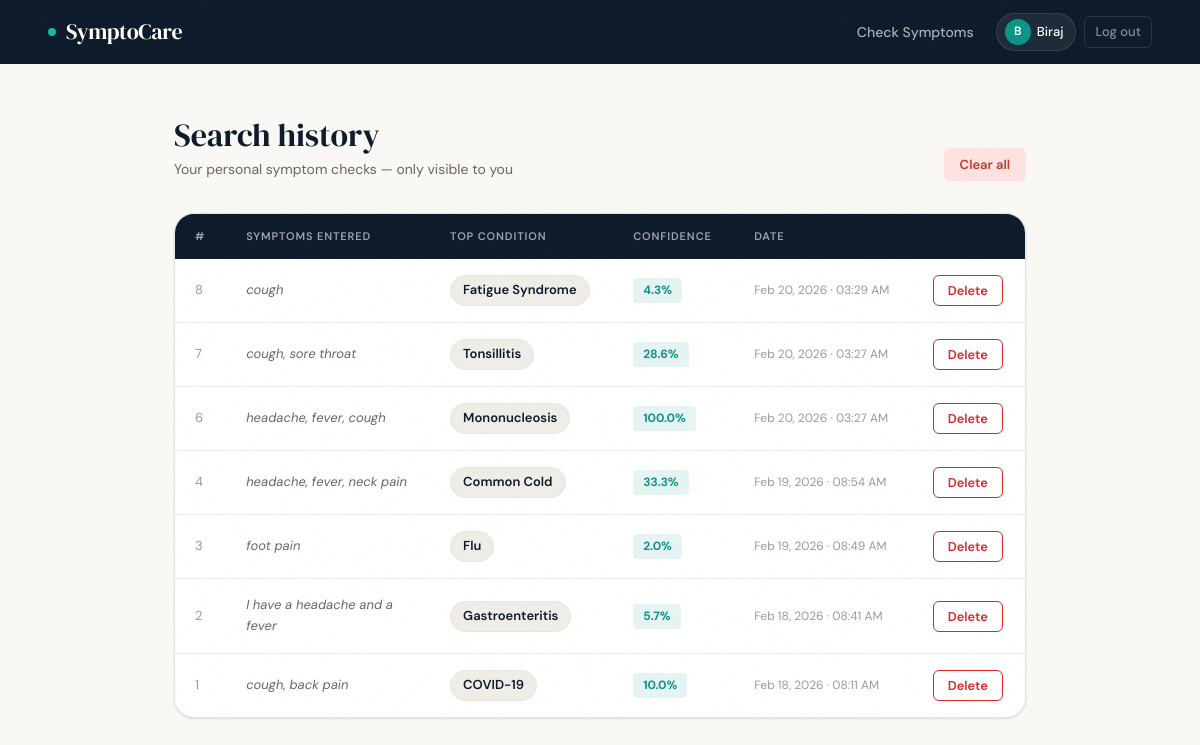
Page /history (signed in) on the earlier database version.
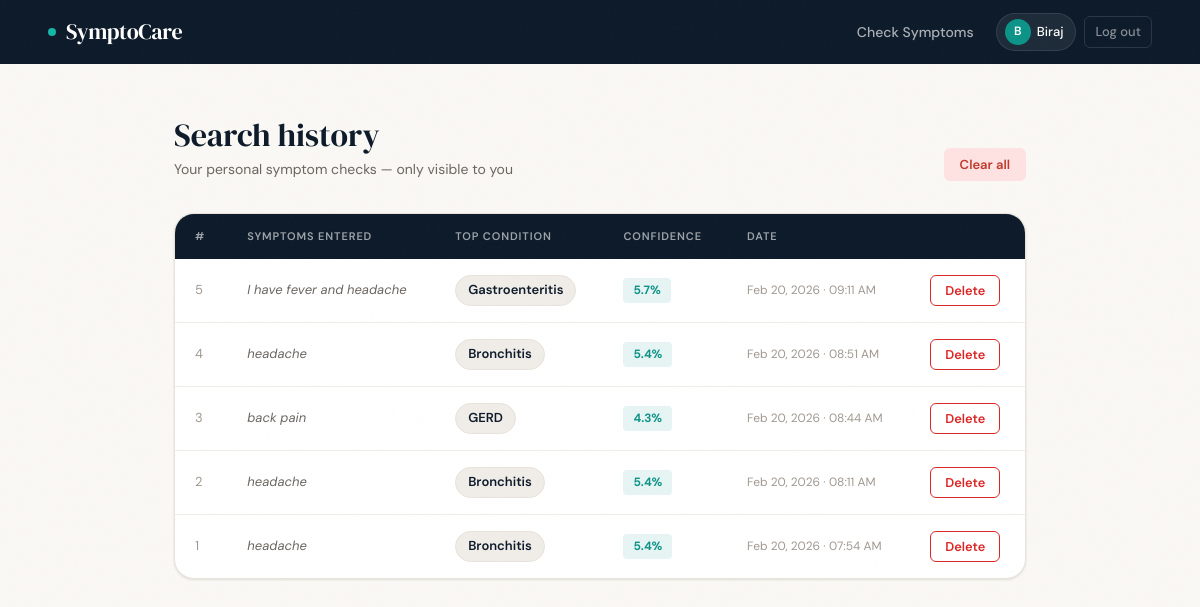
Same page on the later database version.
### app.py (models this page shows)
class SearchHistory(db.Model):
    __tablename__ = 'search_history'
    id             = db.Column(db.Integer, primary_key=True)
    user_id        = db.Column(db.Integer, db.ForeignKey('users.id'), nullable=True)
    symptoms       = db.Column(db.String(500), nullable=False)
    top_prediction = db.Column(db.String(200))
    confidence     = db.Column(db.Float)
    alternatives   = db.Column(db.Text)
    timestamp      = db.Column(db.DateTime, default=datetime.utcnow, index=True)
    def confidence_pct(self): return f"{self.confidence*100:.1f}%" if self.confidence else "N/A"

### app.py (the view)
@app.route("/history")
@login_required
def history():
    pg=request.args.get('page',1,type=int)
    searches=SearchHistory.query.filter_by(user_id=session['user_id']).order_by(SearchHistory.timestamp.desc()).paginate(page=pg,per_page=20,error_out=False)
    return render_template("history.html",searches=searches)

### app.py (called while the page is built)
def login_required(f):
    @wraps(f)
    def wrap(*a,**kw):
        if 'user_id' not in session: flash("Please log in.","warning"); return redirect(url_for('login'))
        return f(*a,**kw)
    return wrap

### templates/history.html (shortened to what this page needs)
<!DOCTYPE html>
<html lang="en">
<head>
  <link rel="stylesheet" href="{{ url_for('static', filename='style.css') }}">
</head>
<body>
  <nav class="navbar">
    <a href="{{ url_for('home') }}" class="navbar-brand" style="text-decoration:none;">
      <span class="dot"></span> SymptoCare
    </a>
    <div class="navbar-links">
      <a href="{{ url_for('predict') }}">Check Symptoms</a>
      <div class="navbar-user">
        <div class="avatar">{{ session.username[0].upper() }}</div>
        {{ session.username }}
      </div>
      <a href="{{ url_for('logout') }}" class="btn-logout">Log out</a>
    </div>
  </nav>
  <div class="history-layout">
    <div class="history-top">
      <div>
        <h1 style="font-size:32px;color:var(--navy);margin-bottom:4px;">Search history</h1>
        <p style="color:var(--text-muted);font-size:14px;">Your personal symptom checks — only visible to you</p>
      </div>
      {% if searches.items %}
      <form method="POST" action="{{ url_for('clear_history') }}" onsubmit="return confirm('Clear all history? This cannot be undone.');">
        <button type="submit" class="btn-danger">Clear all</button>
      </form>
      {% endif %}
    </div>
    {% if searches.items %}
    <div class="history-table-wrap">
      <table>
        <thead>
          <tr>
            <th>#</th>
            <th>Symptoms entered</th>
            <th>Top condition</th>
            <th>Confidence</th>
            <th>Date</th>
            <th></th>
          </tr>
        </thead>
        <tbody>
          {% for r in searches.items %}
          <tr>
            <td style="color:var(--text-light);font-size:13px;">{{ r.id }}</td>
            <td class="td-symptoms">{{ r.symptoms }}</td>
            <td><span class="disease-pill">{{ r.top_prediction or '—' }}</span></td>
            <td><span class="conf-badge">{{ r.confidence_pct() }}</span></td>
            <td class="td-time">{{ r.timestamp.strftime('%b %d, %Y · %I:%M %p') }}</td>
            <td>
              <form method="POST" action="{{ url_for('delete_history', rid=r.id) }}" onsubmit="return confirm('Delete this record?');">
                <button type="submit" class="btn-danger-sm">Delete</button>
              </form>
            </td>
          </tr>
          {% endfor %}
        </tbody>
      </table>
    </div>
    {% endif %}
  </div>
</body>
</html>

Differences in the rows shown:
removed SearchHistory: id "8", symptoms "cough", top_prediction "Fatigue Syndrome", confidence_pct "4.3%", timestamp "Feb 20, 2026 · 03:29 AM"
removed SearchHistory: id "7", symptoms "cough, sore throat", top_prediction "Tonsillitis", confidence_pct "28.6%", timestamp "Feb 20, 2026 · 03:27 AM"
removed SearchHistory: id "6", symptoms "headache, fever, cough", top_prediction "Mononucleosis", confidence_pct "100.0%", timestamp "Feb 20, 2026 · 03:27 AM"
added SearchHistory: id "5", symptoms "I have fever and headache", top_prediction "Gastroenteritis", confidence_pct "5.7%", timestamp "Feb 20, 2026 · 09:11 AM"
changed SearchHistory id 4: symptoms "headache, fever, neck pain" → "headache"; top_prediction "Common Cold" → "Bronchitis"; confidence_pct "33.3%" → "5.4%"; timestamp "Feb 19, 2026 · 08:54 AM" → "Feb 20, 2026 · 08:51 AM"
changed SearchHistory id 3: symptoms "foot pain" → "back pain"; top_prediction "Flu" → "GERD"; confidence_pct "2.0%" → "4.3%"; timestamp "Feb 19, 2026 · 08:49 AM" → "Feb 20, 2026 · 08:44 AM"
changed SearchHistory id 2: symptoms "I have a headache and a fever" → "headache"; top_prediction "Gastroenteritis" → "Bronchitis"; confidence_pct "5.7%" → "5.4%"; timestamp "Feb 18, 2026 · 08:41 AM" → "Feb 20, 2026 · 08:11 AM"
changed SearchHistory id 1: symptoms "cough, back pain" → "headache"; top_prediction "COVID-19" → "Bronchitis"; confidence_pct "10.0%" → "5.4%"; timestamp "Feb 18, 2026 · 08:11 AM" → "Feb 20, 2026 · 07:54 AM"
